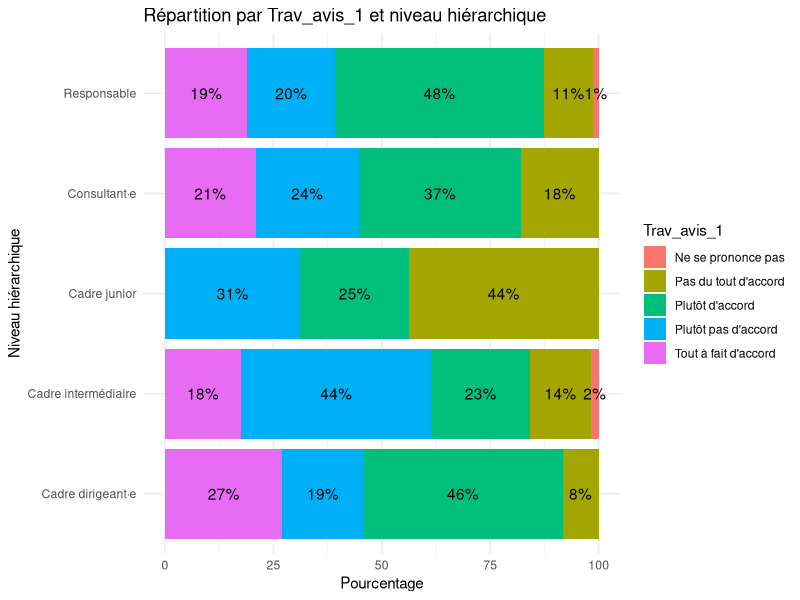
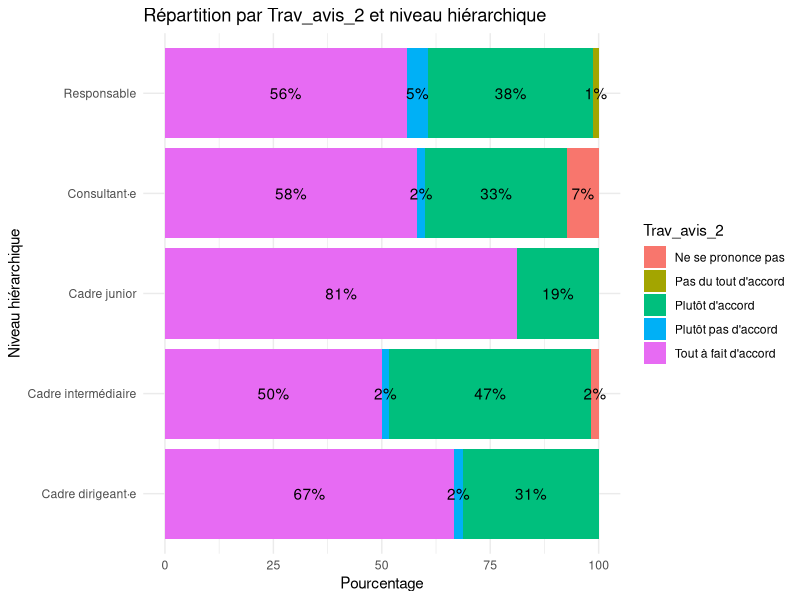
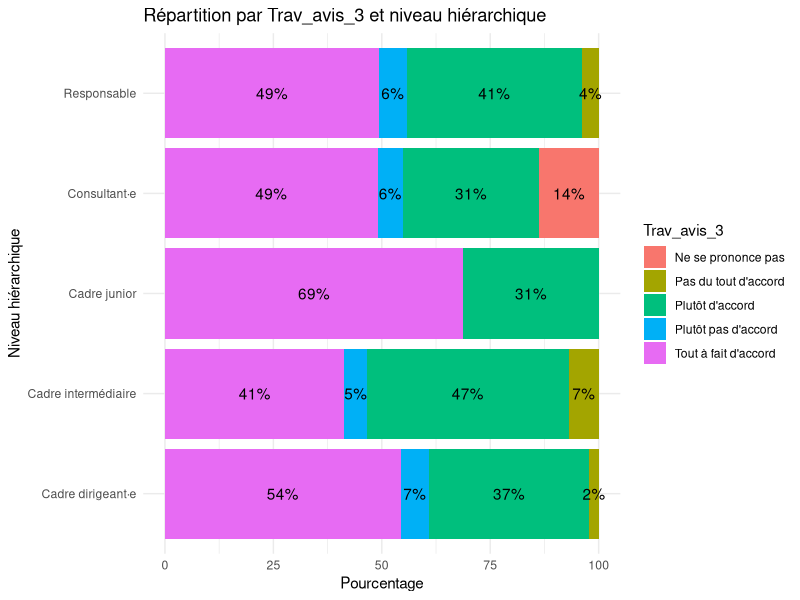
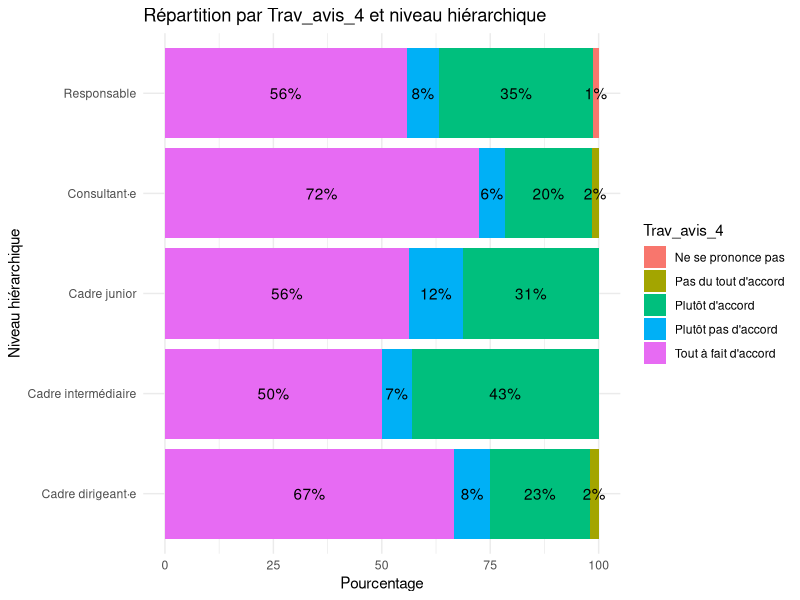
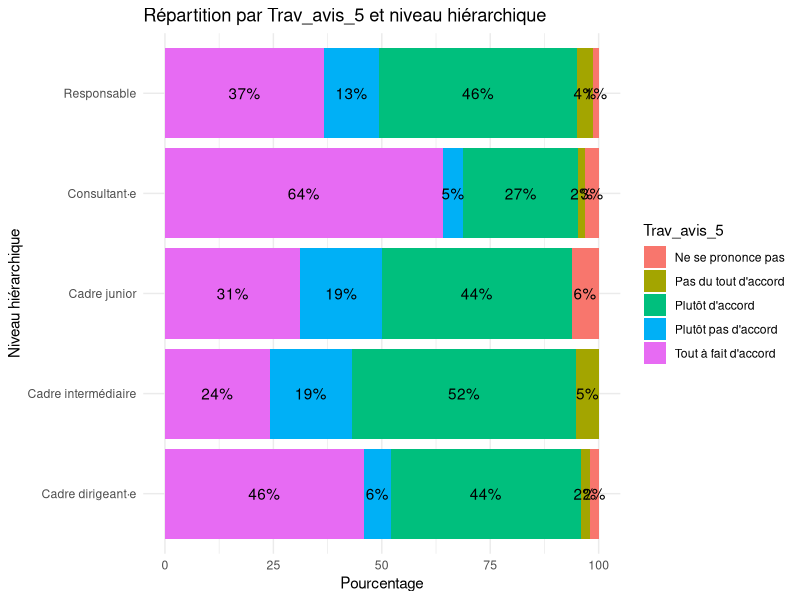
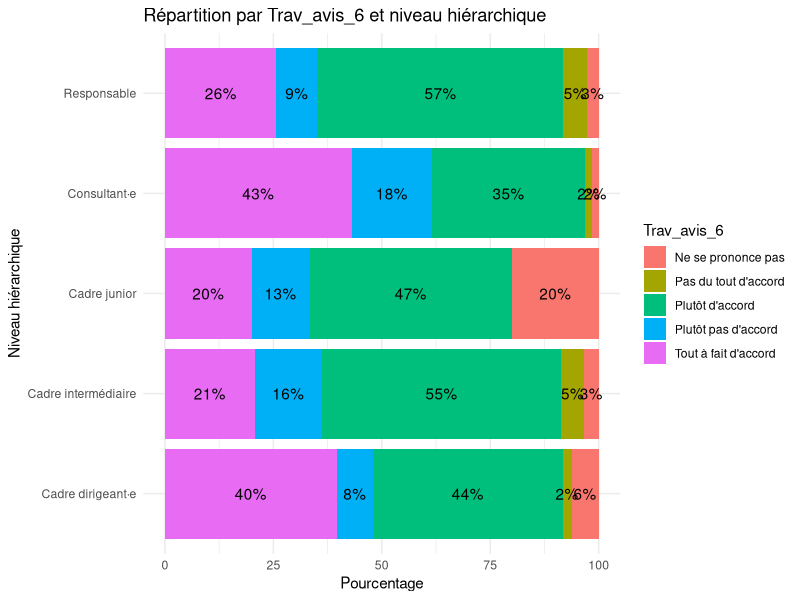
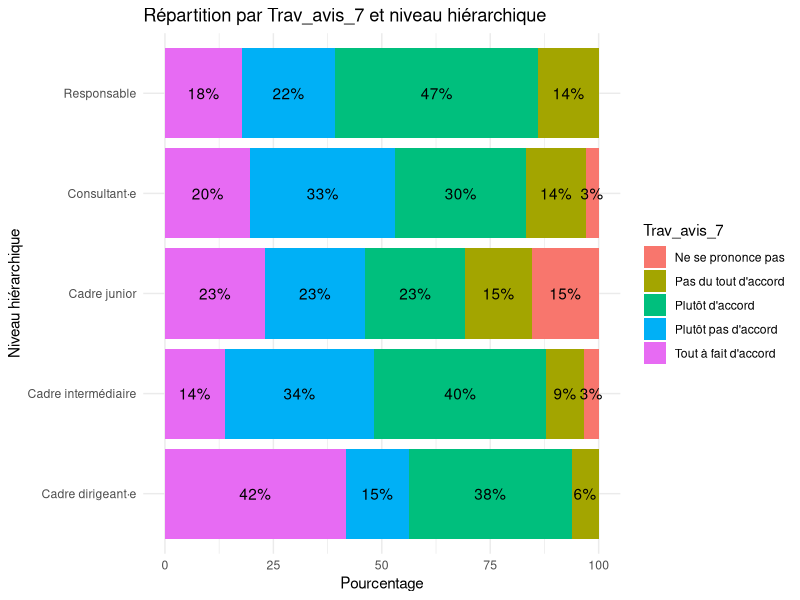
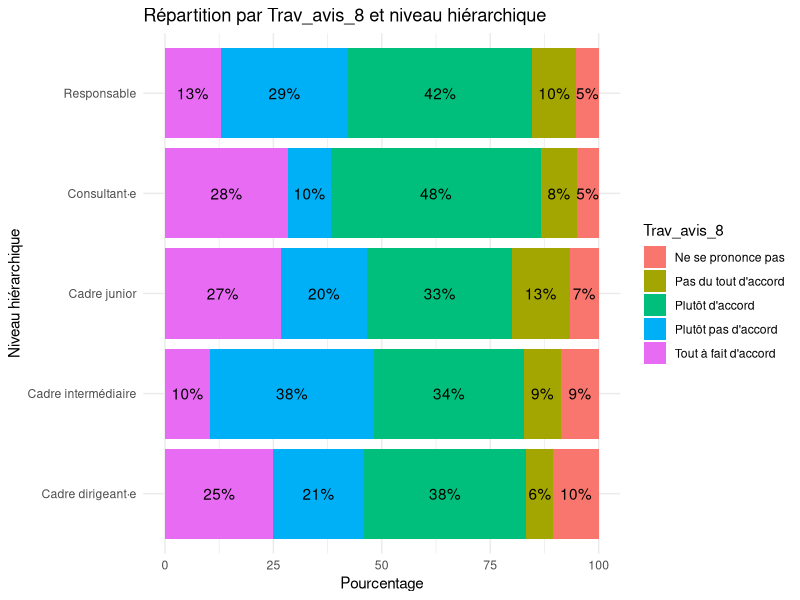

Write R code to recreate these figures, in order.
data <- read.csv("data_assoquest_recoded_fmt.csv")

library(rlang)
library(dplyr)
library(ggplot2)

generate_distribution_plot <- function(data, column_name, output_filename) {
  # Convertir le nom de la colonne en un symbole
  column_sym <- sym(column_name)
  
  # Créer le DataFrame de distribution
  distribution <- data %>%
    filter(Emp_statut_rec3 != 'NA') %>%
    filter(!is.na(!!column_sym)) %>%
    group_by(Emp_statut_rec3, !!column_sym) %>%
    summarise(count = n()) %>%
    mutate(percentage = count / sum(count) * 100) %>%
    ungroup()
  
  # Générer le plot
  p <- ggplot(distribution, aes(x = Emp_statut_rec3, y = percentage, fill = !!column_sym)) +
    geom_bar(stat = "identity", position = "stack") +
    geom_text(aes(label = paste0(round(percentage), "%")), position = position_stack(vjust = 0.5)) +
    labs(title = paste("Répartition par", column_name, "et niveau hiérarchique"),
         x = "Niveau hiérarchique",
         y = "Pourcentage",
         fill = column_name) +
    theme_minimal() +
    coord_flip()
  
  # Afficher le plot
  print(p)
  
  # Sauvegarder le plot
  ggsave(filename = output_filename, plot = p, width = 8, height = 6)
}


generate_distribution_plot(data, "Trav_avis_1", "trav_1.png")
generate_distribution_plot(data, "Trav_avis_2", "trav_2.png")
generate_distribution_plot(data, "Trav_avis_3", "trav_3.png")
generate_distribution_plot(data, "Trav_avis_4", "trav_4.png")
generate_distribution_plot(data, "Trav_avis_5", "trav_5.png")
generate_distribution_plot(data, "Trav_avis_6", "trav_6.png")
generate_distribution_plot(data, "Trav_avis_7", "trav_7.png")
generate_distribution_plot(data, "Trav_avis_8", "trav_8.png")
generate_distribution_plot(data, "Trav_avis_9", "trav_9.png")
generate_distribution_plot(data, "Trav_avis_10", "trav_10.png")
generate_distribution_plot(data, "Trav_avis_11", "trav_11.png")
